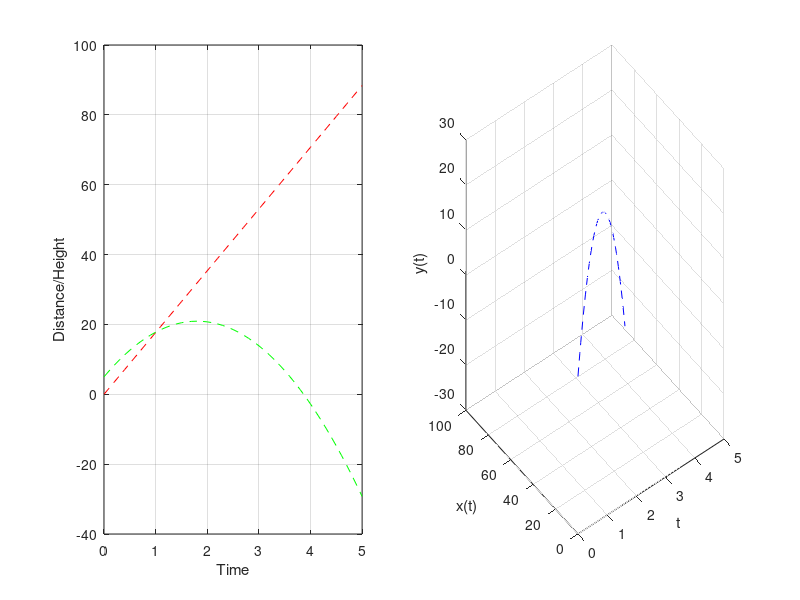

Write the MATLAB code that produced this figure.
1;
function [x,y,t] = f_trajectory(h =5,g = 9.81,v = 25,theta = pi/4,t=[])

t = 0:0.1:5;

#declaring the Equations

x = v*cos(theta).*t;
y = h+v*sin(theta).*t-0.5*g.*t.*t;


endfunction


function [x,y,t] = traject()
  [x,y,t] = f_trajectory();
  
  endfunction

  
[x,y,t]=traject()

hold on
subplot(1,2,1);
plot(t,x,'r--',t,y,'g--');
grid on
xlabel('Time');
ylabel('Distance/Height');
subplot(1,2,2);
plot3(t,x,y,'b--');
grid on
xlabel('t');
ylabel('x(t)');
zlabel('y(t)');
axis on
hold off

